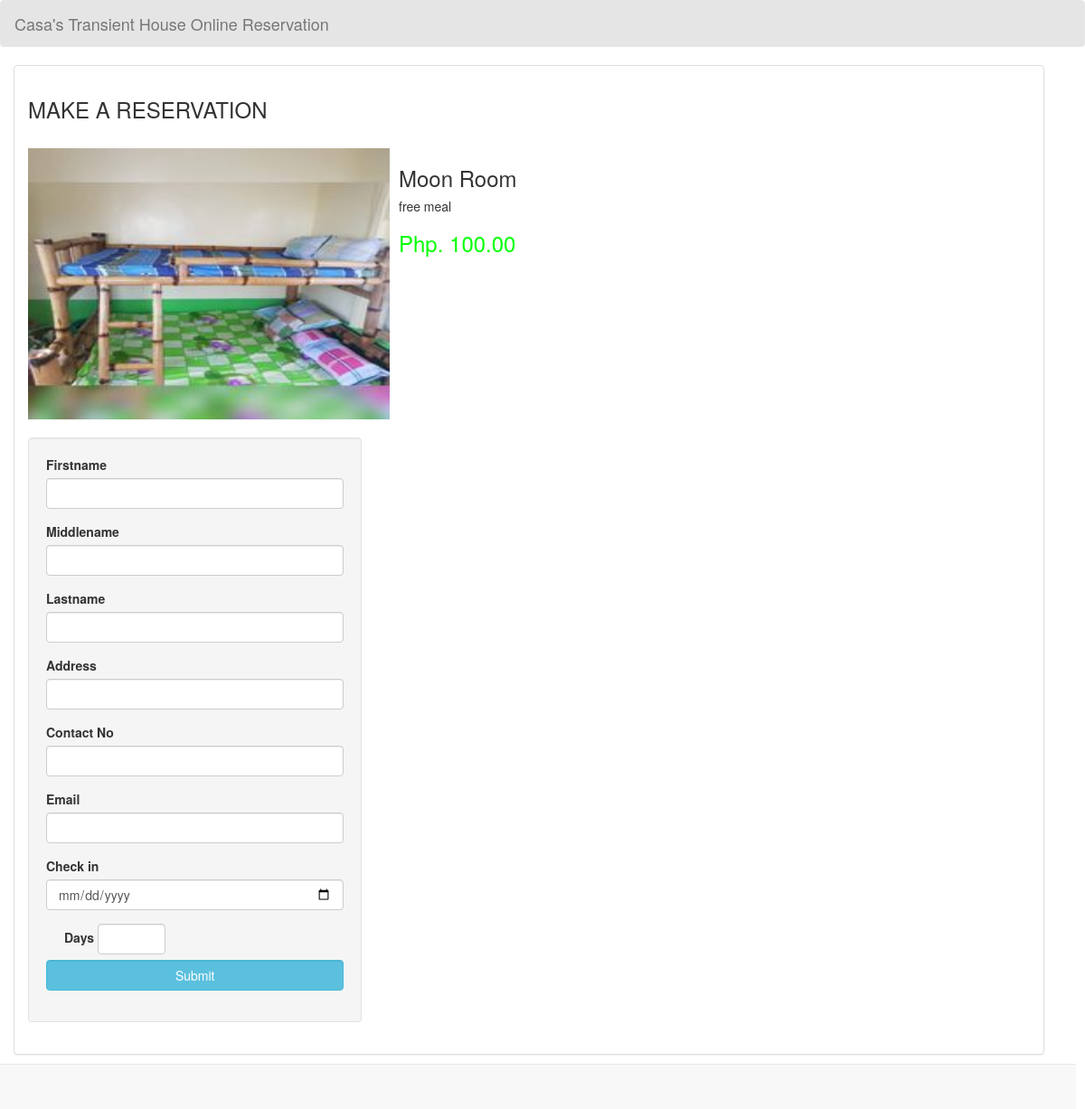
Page /add_reserve.php?room_id=33 on the committed database.
### tables this page shows
CREATE TABLE `room` (
  `room_id` int(11) NOT NULL,
  `room_type` varchar(50) NOT NULL,
  `price` varchar(11) NOT NULL,
  `descr` varchar(200) NOT NULL,
  `photo` varchar(100) NOT NULL
);

### add_reserve.php (the view, shortened to what this page needs)
<!DOCTYPE html>
<html lang = "en">
	<head>
		<link rel = "stylesheet" type = "text/css" href = "css/bootstrap.css " />
		<link rel = "stylesheet" type = "text/css" href = "css/style.css" />
	</head>
<body>
	<nav style = "background-color:rgba(0, 0, 0, 0.1);" class = "navbar navbar-default">
		<div  class = "container-fluid">
			<div class = "navbar-header">
				<a class = "navbar-brand" >Casa's Transient House Online Reservation</a>
			</div>
		</div>
	</nav>
	<div style = "margin-left:0;" class = "container">
		<div class = "panel panel-default">
			<div class = "panel-body">
				<strong><h3>MAKE A RESERVATION</h3></strong>
				<br />
				<?php
					require_once 'connection/connect.php';
					$query = $conn->query("SELECT * FROM `room` WHERE `room_id` = '$_REQUEST[room_id]'") or die(mysql_error());
					$fetch = $query->fetch_array();
				?>
				<div style = "height:300px; width:800px;">
					<div style = "float:left;">
						<img src = "photo/<?php echo $fetch['photo']?>" height = "300px" width = "400px">
					</div>
					<div style = "float:left; margin-left:10px;">
						<h3><?php echo $fetch['room_type']?></h3>
						<h5><?php echo $fetch['descr']?></h5>
						<h3 style = "color:#00ff00;"><?php echo "Php. ".$fetch['price'].".00";?></h3>
					</div>
				</div>
				<br style = "clear:both;" />
				<div class = "well col-md-4">
					<form method = "POST" enctype = "multipart/form-data">
						<div class = "form-group">
							<label>Firstname</label>
							<input type = "text" class = "form-control" name = "firstname" required = "required" />
						</div>
						<div class = "form-group">
							<label>Middlename</label>
							<input type = "text" class = "form-control" name = "middlename" required = "required" />
						</div>
						<div class = "form-group">
							<label>Lastname</label>
							<input type = "text" class = "form-control" name = "lastname" required = "required" />
						</div>
						<div class = "form-group">
							<label>Address</label>
							<input type = "text" class = "form-control" name = "address" required = "required" />
						</div>
						<div class = "form-group">
							<label>Contact No</label>
							<input type = "text" class = "form-control" name = "contactno" required = "required" />
						</div>
						<div class="form-group">
							<label>Email</label>
							<input type="email" class = "form-control" name="email" required = "required">
							</div>
						<div class = "form-group">
							<label>Check in</label>
							<input type = "date" class = "form-control" name = "date" required = "required" />
						</div>
						<div class = "form-inline" style = "float:left; margin-left:20px;">
						<label>Days</label>
						<input type = "number" min = "0" max = "99" name = "days" class = "form-control" required = "required"/>
					</div>
						<br />
						<br />
						<div class = "form-group">
							<button class = "btn btn-info form-control" name = "add_guest"> Submit</button>
						</div>
					</form>
				</div>
				<div class = "col-md-4"></div>
			</div>
		</div>
	</div>
	<br />
	<br />
	<div style = "text-align:right; margin-right:10px;" class = "navbar navbar-default navbar-fixed-bottom">
	</div>
</body>
</html>

### rows in the picture
room: photo (picture), room_type "Moon Room", descr "free meal", price "100"
